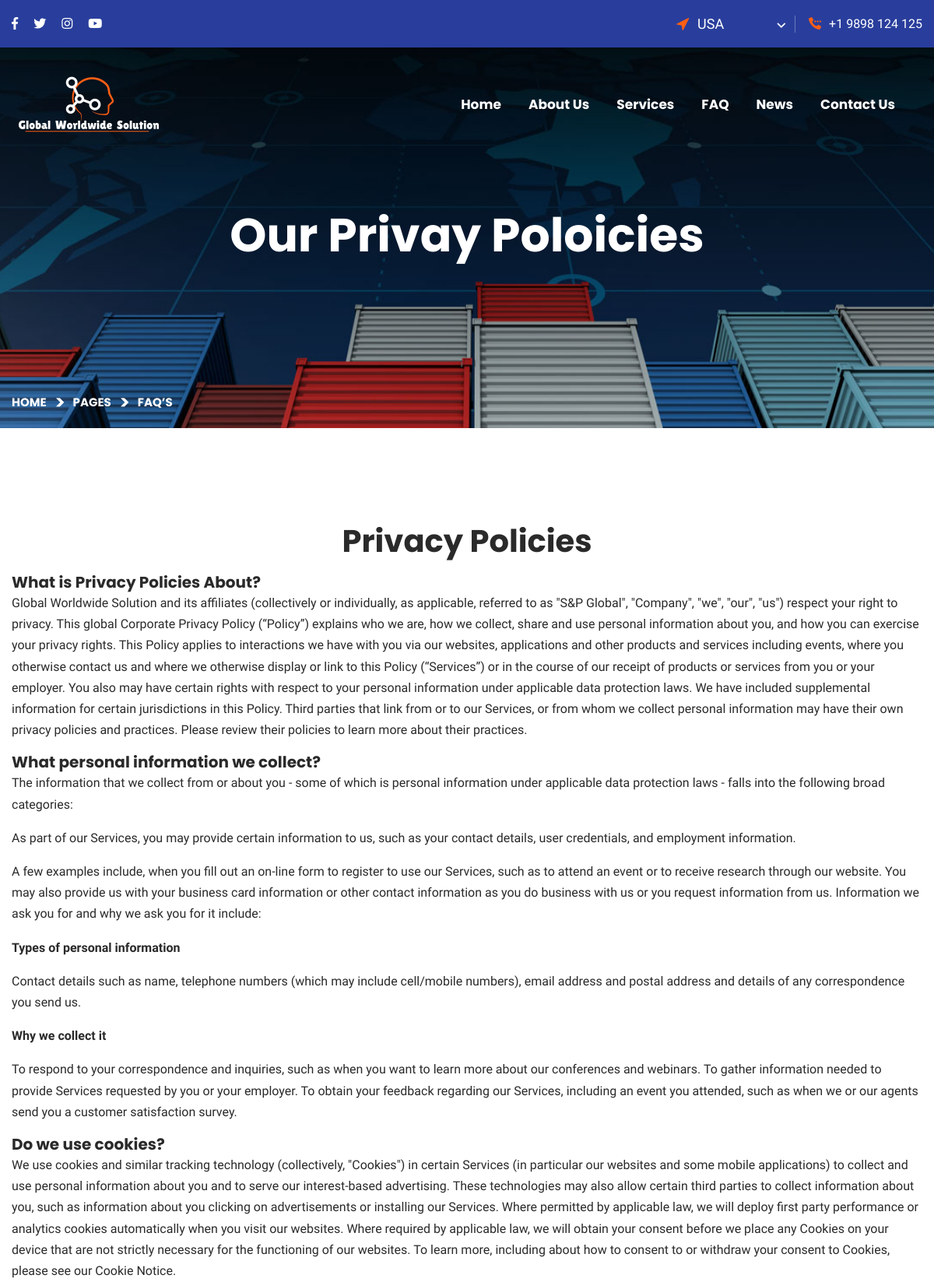
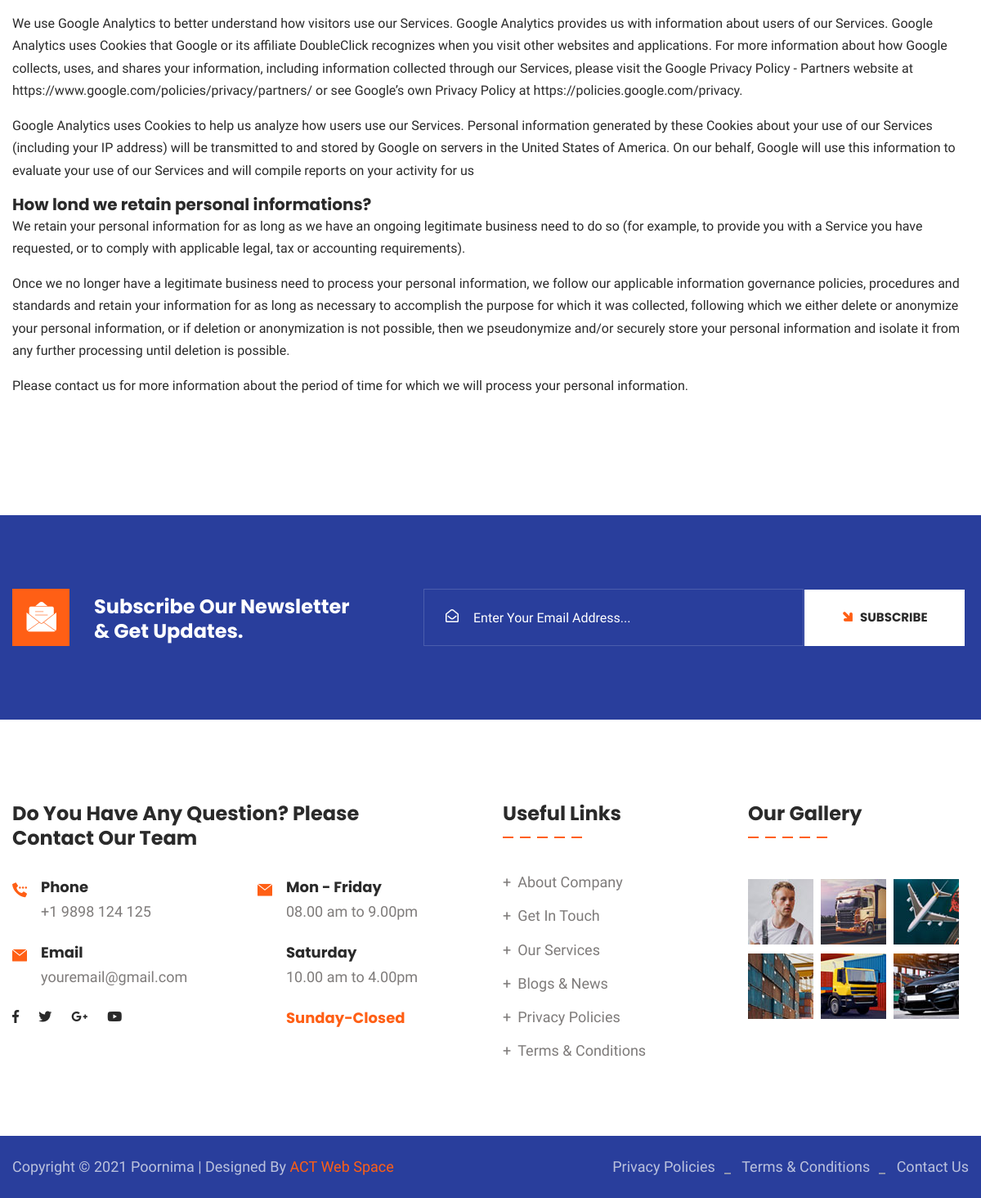
Page /privacy.php on the committed database (2 pictures, top to bottom).
### tables this page shows
CREATE TABLE `settings` (
  `id` int(100) NOT NULL,
  `header_logo` varchar(255) DEFAULT NULL,
  `email` varchar(255) DEFAULT NULL,
  `phone` varchar(255) DEFAULT NULL,
  `phone2` varchar(20) DEFAULT NULL,
  `footer_logo` varchar(255) DEFAULT NULL,
  `footer_desc` varchar(5000) DEFAULT NULL,
  `facebook` varchar(2000) DEFAULT NULL,
  `twitter` varchar(2000) DEFAULT NULL,
  `linkedin` varchar(2000) DEFAULT NULL,
  `instagram` varchar(2000) DEFAULT NULL,
  `youtube` varchar(2000) DEFAULT NULL,
  `address` varchar(1000) DEFAULT NULL,
  `city` varchar(255) DEFAULT NULL,
  `state` varchar(255) DEFAULT NULL,
  `country` varchar(255) DEFAULT NULL,
  `pin` varchar(255) DEFAULT NULL,
  `map` varchar(3000) DEFAULT NULL,
  `site_name` varchar(255) DEFAULT NULL
);

### privacy.php (the view, shortened to what the rows shown need)
<?php
    include "admin/conn.php";
?>
<!DOCTYPE html>
<html lang="en">
<head>
<link href="assets/css/bootstrap.css" rel="stylesheet">
<link href="assets/css/style.css" rel="stylesheet">
<link href="assets/css/responsive.css" rel="stylesheet">
<link href="assets/css/color.css" rel="stylesheet">
</head>
<body>
<div class="page-wrapper">
    <?php include "header.php"; ?>
    <section class="page-title" style="background-image: url(assets/images/background/bg-20.jpg);">
        <div class="auto-container">
            <div class="content-box">
                <div class="content-wrapper">
                    <div class="title">
                        <h1>Our Privay Poloicies</h1>
                    </div>
                </div>
            </div>
        </div>
    </section>
    <section class="faq-section">
        <div class="auto-container">
            <div class="sec-title text-center">
                <h2 class="pb-3">Privacy Policies</h2>
            </div>
        </div>
        </div>
   <?php include "footer.php"; ?>
</body>
</html>

### header.php (shortened to what the rows shown need)
<?php
    include "admin/conn.php";
    $settings = mysqli_query($con,"SELECT * FROM settings");
    $setting  = mysqli_fetch_array($settings);
?>
    <header class="main-header header-style-one">
        <div class="header-top">
            <div class="auto-container">
                <div class="inner-container">
                    <div class="right-column">
                        <div class="location">
                            <span class="flaticon-cursor"></span>
                            <form action="#" class="location-switcher">
                            </form>
                        </div>
                        <div class="phone-number"><i class="flaticon-calling"></i><a href="tel:<?php  echo $setting['phone']; ?>"></a><?php  echo $setting['phone']; ?></div>
                    </div>
                </div>
            </div>
        </div>
    </header>

### footer.php (shortened to what the rows shown need)
<?php
    include "admin/conn.php";
    $settings = mysqli_query($con,"SELECT * FROM settings");
    $setting  = mysqli_fetch_array($settings);
?>
    <footer class="main-footer">
        <div class="upper-box">
            <div class="auto-container">
                <div class="row">
                    <div class="col-lg-6">
                        <div class="widget contact-widget style-two">
                            <div class="row">
                                <div class="col-md-6">
                                    <div class="wrapper-box">
                                        <div class="icon-box">
                                            <div class="text"><strong>Phone</strong><a href="tel:<?php echo $setting['phone']; ?>"><?php echo $setting['phone']; ?></a></div>
                                        </div>
                                        <div class="icon-box">
                                            <div class="text"><strong>Email</strong><a href="mail:<?php echo $setting['email']; ?>"><?php echo $setting['email']; ?></a></div>
                                        </div>
                                    </div>
                                </div>
                            </div>
                        </div>
                    </div>
                </div>
            </div>
        </div>
    </footer>
    <div class="footer-bottom">
        <div class="auto-container">
            <div class="row m-0 align-items-center justify-content-between">
                <div class="copyright-text">Copyright © 2021 <?php echo $setting['site_name']; ?> | Designed By <a target="blank" href="https://www.actwebspace.com"> ACT Web Space</a></div>
                <ul class="menu">
                    <li><a href="privacy.php">Privacy Policies</a></li>
                    <li><a href="terms.php">Terms & Conditions </a></li>
                    <li><a href="contact.php">  Contact Us</a></li>
                </ul>
            </div>
        </div>
    </div>

### rows in the picture
settings: phone "+1 9898 124 125", email "youremail@gmail.com", site_name "Poornima"
